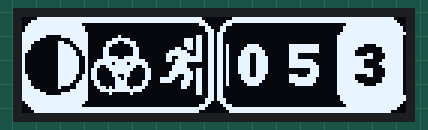
This sketch was run on a simulated ESP32. Shown: 128×32 one-colour display. What the sketch prints to the serial monitor is not drawn.

Above: at 0.2 s.
At 2.2 s:
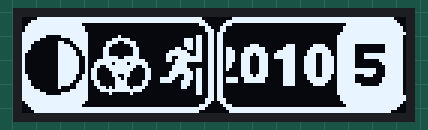
At 4.2 s:
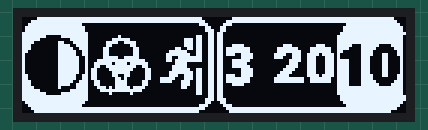
At 6.2 s:
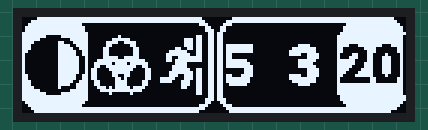
At 10.2 s:
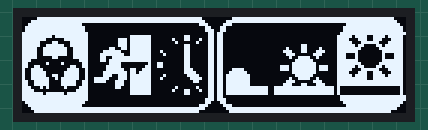
At 16.3 s:
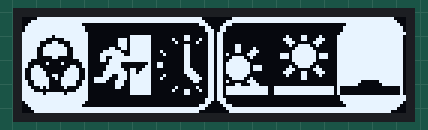

The sketch:

08_IconsU8G2.ino
```cpp
#include <Arduino.h>
#include <U8g2lib.h>
#include <Wire.h>
#include <list>
#include "Icons.h"

const int icon_width  = 20;
const int icon_height = 20;
const int icon_pitch  = icon_width+2;

#define MAX_ICONS_PER_MENU 8


// Initilize OLED
U8G2_SSD1306_128X32_UNIVISION_F_SW_I2C u8g2(U8G2_R2, /* clock=*/ SCL, /* data=*/ SDA, /* reset=*/ U8X8_PIN_NONE);

const byte mainIcons[]      = { 0, 1, 2, 3};    const byte mainCount      =4;
const byte timerIcons[]     = { 4, 5, 6, 7};    const byte timerCount     =4;
const byte intensityIcons[] = { 8, 9,10,11,12}; const byte intensityCount =5;
const byte colorIcons[]     = {13,14,15,16};    const byte colorCount     =4;
const byte exitIcons[]      = {17,18};          const byte exitCount      =2;
const byte selectOffset=17;

struct tMenu {
  byte mainSelection;
  byte intensitySelection;
  byte timerSelection;
  byte colorSelection;
  byte exitSelection;

  std::list<byte> main;
  std::list<byte> sub;

  int mainOffset=0;
  int subOffset=0;

  tMenu() {
    mainSelection=0;

    intensitySelection=0;
    timerSelection=0;
    colorSelection=0;
    exitSelection=0;

    tIcons();
  }

  void tIcons() {

    main.clear();
    for(int i=0; i<4; i++) {
      byte b=mainIcons[(mainSelection+i-1+mainCount) % mainCount];
      main.push_back(b);
    }

    // Add icon numbers to the submenu
    sub.clear();
    switch(mainSelection) {
      case 0: // Intensity is selected
        for(int i=0; i<4; i++) {
          byte b=intensityIcons[(intensitySelection+i-1+intensityCount) % intensityCount];
          sub.push_back(b);
        }
        break;

      case 1: // Timer is selected
        for(int i=0; i<4; i++) {
          byte b=timerIcons[(timerSelection+i-1+timerCount) % timerCount];
          sub.push_back(b);
        }
        break;

      case 2: // Color is selected
        for(int i=0; i<4; i++) {
          byte b=colorIcons[(colorSelection+i-1+colorCount) % colorCount];
          sub.push_back(b);
        }
        break;

      case 3: // Exit is selected
        for(int i=0; i<3; i++) {
          byte b=exitIcons[(exitSelection+i-1+exitCount) % exitCount];
          sub.push_back(b);
        }
        break;
    }
  }

  void IncMain() {
    mainSelection=(mainSelection+1) % mainCount;

    tIcons();
    mainOffset=icon_pitch;

    Serial.printf("Main selection: %d\n", mainSelection);

    for(auto& ic : main) {
      Serial.print(ic);
      Serial.print(" > ");
    }
    Serial.println(".");

    for(auto& ic : sub) {
      Serial.print(ic);
      Serial.print(" > ");
    }
    Serial.println(".");

  }

  void IncSub() {
    subOffset=icon_pitch;
    switch(mainSelection) {
      case 0: // Intensity is selected
        intensitySelection=(intensitySelection+1) % intensityCount;
        break;

      case 1: // Timer is selected
        timerSelection=(timerSelection+1)%timerCount;
        break;

      case 2: // Color is selected
        colorSelection=(colorSelection+1)%colorCount;
        break;

      case 3: // Exit is selected
        exitSelection=(exitSelection+1)%exitCount;
        break;
    }
    tIcons();
  }
};

// Global variables
tMenu menu;


void setup(void) {
  Serial.begin(115200);
  u8g2.begin();
}

void loop(void) {
  static unsigned long nextTime=0;
  int x;

  if(millis()>nextTime) {
    static int state=0;
    if((state++ % 5)==0)
      menu.IncMain();
    else
      menu.IncSub();
    nextTime=millis()+2000;
  }

  u8g2.clearBuffer();
  u8g2.setClipWindow(0, 0, 128, 32);
  u8g2.setDrawColor(1);
  u8g2.drawXBMP(0, 0, 128, 32, background);

  u8g2.setClipWindow(0, 6, 60, 26);

  u8g2.setDrawColor(1);
  x= -icon_pitch+1;
  Serial.printf("First X: %d\n" , x);
  for(auto& mainIcon : menu.main) {
    u8g2.drawXBMP(x+menu.mainOffset, 6, icon_width, icon_height, icons[mainIcon]);
    Serial.printf("X: %d M: %d >" , x,menu.mainOffset);
    x+=icon_pitch;
  }
  Serial.println();

  u8g2.setDrawColor(2);
  u8g2.drawBox(0,0,22,32);

  menu.mainOffset-=4; if(menu.mainOffset<0) menu.mainOffset=0;

  u8g2.setClipWindow(68, 6, 128, 26);
  u8g2.setDrawColor(1);
  x=(int) 106+icon_pitch;
  for(auto& subIcon : menu.sub) {
    u8g2.drawXBMP(x-menu.subOffset, 6, icon_width, icon_height, icons[subIcon]);
    x-=icon_pitch;
  }
  menu.subOffset-=4; if(menu.subOffset<0) menu.subOffset=0;

  u8g2.setDrawColor(2);
  u8g2.drawBox(105,6,22,20);

  u8g2.sendBuffer();
  //delay(40);


}
```

Source omitted: Icons.h (data table, 11155 bytes)

Measured:
- what the display in image 0 shows lasts 2.0 s, from 0.1 s to 2.1 s
